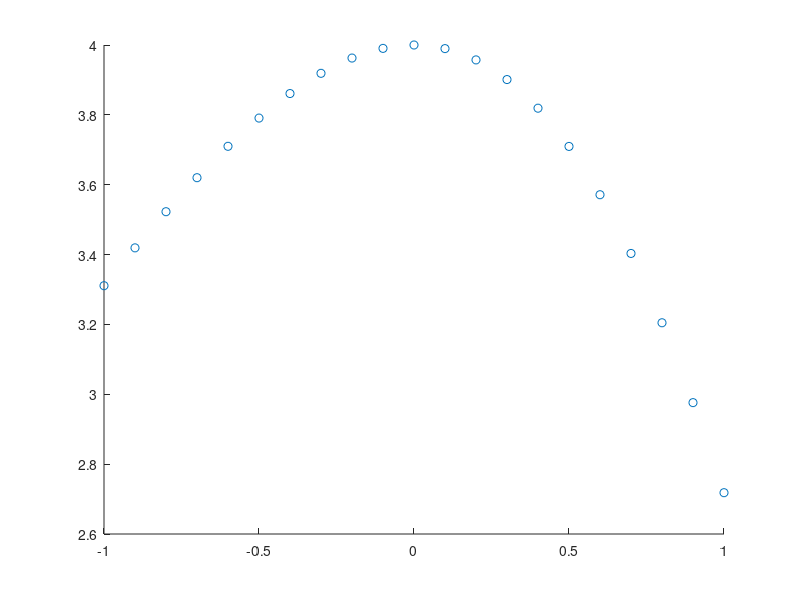

The MATLAB script that drew this image: (Note: this script raises an error after producing the figure.)
f = @(x) exp(x) .* (x-2) .^2; % тестовые значения будем брать для этой функции

tblX = -1:0.1:1; % узлы (>5 штук для базиса из 6-ти полиномов)
tblY = f(tblX); % значения функции
nodeCount = length(tblX);
approximationOrder = 5;
x = linspace(-1,1); % для построение графиков


%% МНК по равноотстоящим узлам (узлов >= 5)

figure(1);
clf;
hold on;
scatter(tblX,tblY);
polyLSM = lsm(tblX,tblY,approximationOrder)

plot(x,polyval(p,x));
plot(x,f(x));

legend('exact data','LSM 5th order basis', '$e^x(x-2)^2$ ', 'Interpreter', 'Latex');
hold off;


figure(2);
clf;
hold on;
err = rand(1,nodeCount, "double"); % генерация ошибок 
err_sign = 2*randi([0, 1],1,nodeCount)-1; % генерация случайных знаков (+1,-1)
err = err_sign.*err;
tblY_errs = tblY;
for j=1:nodeCount
    tblY_errs(j) = tblY_errs(j) * ( 1 + 0.05*err(j)); % 5 процентов погрешность
end

scatter(tblX,tblY_errs);

polyLSMerr = lsm(tblX,tblY_errs,approximationOrder)
plot(x,polyval(polyLSMerr,x));
plot(x,f(x));

legend('data with 5 percent error','LSM 5th order basis', '$e^x(x-2)^2$', 'Interpreter', 'Latex');
hold off;
